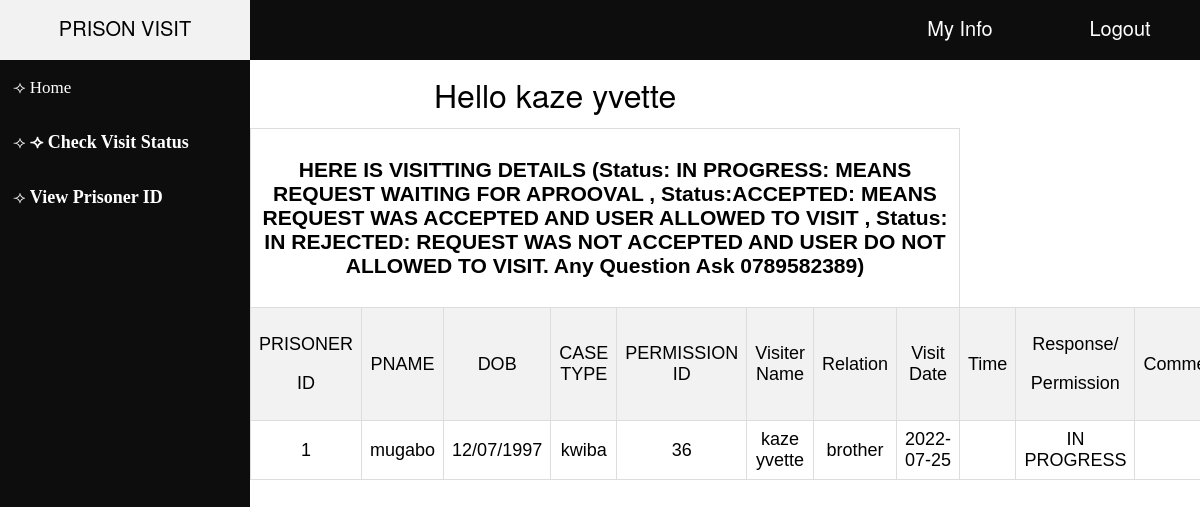
The page /AccountGrants.php (signed in) on the database its author committed.
### tables this page shows
CREATE TABLE `user1` (
  `UserID` int(255) NOT NULL,
  `Fname` varchar(255) NOT NULL,
  `Email` varchar(255) NOT NULL,
  `Username` varchar(255) NOT NULL,
  `GENDER` text NOT NULL,
  `Password` varchar(255) NOT NULL,
  `MOBILE` text NOT NULL,
  `ACCESS` varchar(255) NOT NULL
);

CREATE TABLE `permission` (
  `PERMISSIONID` int(255) NOT NULL,
  `UserID` int(255) NOT NULL,
  `Fname` varchar(255) NOT NULL,
  `PRISONER_ID` int(255) NOT NULL,
  `Relation` text NOT NULL,
  `date` varchar(25) NOT NULL,
  `time` varchar(12) NOT NULL,
  `MOBILE` varchar(255) NOT NULL,
  `ACCESS` varchar(255) NOT NULL,
  `comment` varchar(100) NOT NULL
);

CREATE TABLE `prison1` (
  `PRISONER_ID` int(255) NOT NULL,
  `PNAME` varchar(255) NOT NULL,
  `DOB` varchar(255) NOT NULL,
  `RELEASE_DATE` varchar(255) NOT NULL,
  `ADMISSION_DATE` varchar(255) NOT NULL,
  `gender` text NOT NULL,
  `CASETYPE` varchar(255) NOT NULL
);

### AccountGrants.php (the view, shortened to what this page needs)
<?php
require 'connection.php';
	if(isset($_SESSION["UserID"])){
		$a=$_SESSION["UserID"];
		$NAME="SELECT Fname FROM user1 where UserID=$a";
		$result = mysqli_query($conn,$NAME);
	}
	else{
	header('location: LogIn.php');
}
?>
<!doctype html>
<html>
<head>
<link href="css/Layout.css" rel="stylesheet" type="text/css" />
<link href="css/Menu.css" rel="stylesheet" type="text/css" />
<link href="css/LeftSidePanel.css" rel="stylesheet" type="text/css" />
<link href="css/botton.css" rel="stylesheet" type="text/css" />
<link href="css/dropdown.css" rel="stylesheet" type="text/css"/>
</head>
<body>
	<div id="Holder">
<div id="Navbar">
	  <nav>
				<ul>
					<li><a href="LogOut.php" title="Logout">Logout</a></li>
	    			<li><a href="UpdateAccount.php" title="My Info">My Info</a></li>
	    			<li id="Logo"><a href="Account.php" title="PRISON MANAGEMENT">PRISON VISIT MANAGEMENT</a>
	    		</ul>
  </nav>
</div>
	  <div id="Content">
			<div id="PageHeading">
			  <h1>Hello
			  <?php
			if(mysqli_num_rows($result) > 0) {
		if($row = mysqli_fetch_assoc($result)) {
			echo $row["Fname"];
		}}
			?></h1></div>
			<div id="contentLeft">
				<table width="100%" align="left" cellpadding="11px">
				  <tbody>
				    <tr>
			        <td><a href="Account.php" title="home">⟢ Home</a></td>
		          </tr>
				    <tr>
				      <td><a href="AccountGrants.php" title="Check Visit Status">⟢ <strong style="font-size: 18px; text-align: left;">⟢ Check Visit Status</strong></a></td>
			        </tr>
					<tr>
					<td><a href="registerview.php" title="Check Visit Status">⟢ <strong style="font-size: 18px; text-align: left;">View Prisoner ID</strong></a></td>
	                 </tr>
				     <tr>
			        <td height="500"></td>
		          </tr>
			      </tbody>
			  </table>
				<h2>&nbsp;</h2>
			</div>
			<div id="contentRight">
			 <table id="customers" width="104%" cellpadding="0">
  <tbody >
    <tr>
      <td colspan="8"><h3> HERE IS VISITTING DETAILS (Status: IN PROGRESS: MEANS REQUEST WAITING FOR APROOVAL , Status:ACCEPTED: MEANS REQUEST WAS  ACCEPTED AND USER ALLOWED TO VISIT , Status: IN REJECTED: REQUEST WAS NOT ACCEPTED AND USER DO NOT ALLOWED TO VISIT. Any Question Ask 0789582389)</h3></td>
      </tr>
    <tr>
      <td width="12%"><p>PRISONER</p>
        <p>ID</p></td>
      <td width="14%">PNAME</td>
	  <td width="14%">DOB</td>
      <td width="14%">CASE TYPE</td>
      <td width="15%"><p>PERMISSION ID</p></td>
      <td width="16%"><p>Visiter Name</p></td>
      <td width="11%"><p>Relation</p></td>
	  <td width="8%"><p>Visit Date</p></td>
	  <td width="8%"><p>Time</p></td>
      <td width="10%"><p>Response/</p>
	  <p>Permission</p></td>
	  <td width="10%"><p>Comment</p>
    </tr>
    <?php
	  $b=$_SESSION["UserID"];
	 $res=mysqli_query($conn,"select prison1.PRISONER_ID ,prison1.PNAME,prison1.DOB,prison1.CASETYPE,permission.PERMISSIONID,permission.comment,permission.Fname,permission.Relation,permission.date,permission.ACCESS ,permission.time FROM prison1 INNER JOIN permission ON prison1.PRISONER_ID = permission.PRISONER_ID and permission.UserID='$b'");
	  while($row=mysqli_fetch_array($res))
	  {
	 ?>
    <tr>
      <td><?php echo $row["PRISONER_ID"]; ?></td>
      <td><?php echo $row["PNAME"]; ?></td>
      <td><?php echo $row["DOB"]; ?></td>
	  <td><?php echo $row["CASETYPE"]; ?></td>
      <td><?php echo $row["PERMISSIONID"]; ?></td>
      <td><?php echo $row["Fname"]; ?></td>
      <td><?php echo $row["Relation"]; ?></td>
	  <td><?php echo $row["date"]; ?></td>
	  <td><?php echo $row["time"]; ?></td>
      <td><?php echo $row["ACCESS"]; ?></td>
	  <td><?php echo $row["comment"]; ?></td>
    </tr>
    <?php
	  }
	  ?>
  </tbody>
</table>
			</div>
      </div>
	</div>
</body>
</html>

### css/Layout.css (style rules this page uses)
body { margin:0; padding:0; }
body, html { height: 100%; }
#Holder { width: 100%; height: 100%; margin-left: auto; margin-right: auto; }
#Navbar { height: 60px; background-color: rgb(13,13,13); }
#Content { height: auto; clear: both; overflow: auto; text-align: center; }
#contentLeft { height: auto; width: 250px; float: left; background-color: rgb(13,13,13); }
#contentRight { width: 75%; float:left; }
#PageHeading { height: auto; padding: 11px; width: 755px; float: right; text-align: left; }
h1 { margin: 0px; color: #000000; font-family: Gotham, Helvetica Neue, Helvetica, Arial," sans-serif"; font-weight: lighter; text-align: left; }
h2 { margin: 0; font-family: Gotham, Helvetica Neue, Helvetica, Arial," sans-serif"; font-weight: bolder; color: #666; }
#customers { font-family: "Trebuchet MS", Arial, Helvetica, sans-serif; border-collapse: collapse; width: 100%; }
#customers td, #customers th { border: 1px solid #ddd; padding: 8px; text-align: center; font-size: 18px; }
#customers tr:nth-child(even) { background-color: #f2f2f2; }

### css/Menu.css (style rules this page uses)
nav ul { margin:0; padding: 0; font-family: Gotham, Helvetica Neue, Helvetica, Arial," sans-serif"; }
nav ul a { color: #000000; }
#Logo { float: left; width: 250px; font-size: 20px; }
nav ul li { list-style-type: none; float: right; display: block; width: 160px; height: 60px; text-align: center; line-height: 55px; }
nav ul li a { text-decoration: none; color: #FFFFFF; font-size: 20px; }

### css/LeftSidePanel.css (style rules this page uses)
#contentLeft { list-style-type: none; float: left; display: block; width: 250px; text-align: left; line-height: 30px; font-size: 17px; }
#contentLeft table td a { text-decoration: none; color: #FFFFFF; }

### rows shown on the page
user1: Fname "kaze yvette"
permission: PRISONER_ID.PRISONER_ID "1", PRISONER_ID.PNAME "mugabo", PRISONER_ID.DOB "12/07/1997", PRISONER_ID.CASETYPE "kwiba", PERMISSIONID "36", Fname "kaze yvette", Relation "brother", date "2022-07-25", ACCESS "IN PROGRESS"
